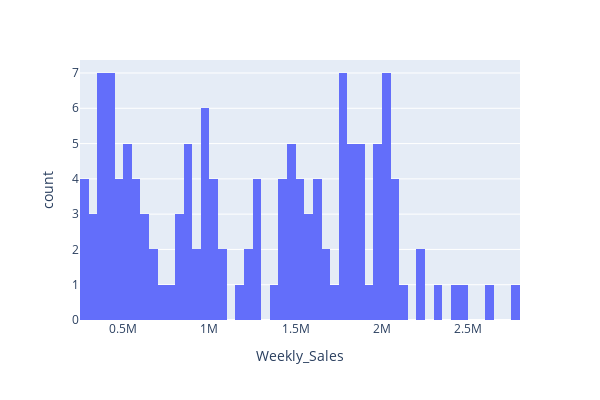

Source (notebook cell):
### Code cell
fig = px.histogram(df,
                   x = 'Weekly_Sales',
                   height=400,
                   width=600,
                   nbins=60)
fig.show()

### Figure 1 — Plotly figure (JSON) as saved in the notebook; plotly's stock layout.template omitted (floating-point values rounded to 4 significant figures; data arrays with more than 128 entries replaced by an {"elided": "..."} marker saying what was removed)
{"data": [{"alignmentgroup": "True", "bingroup": "x", "hovertemplate": "Weekly_Sales=%{x}<br>count=%{y}<extra></extra>", "legendgroup": "", "marker": {"color": "#636efa", "pattern": {"shape": ""}}, "name": "", "nbinsx": 60, "offsetgroup": "", "orientation": "v", "showlegend": false, "type": "histogram", "x": {"elided": "136 float values"}, "xaxis": "x", "yaxis": "y"}], "layout": {"barmode": "relative", "height": 400, "legend": {"tracegroupgap": 0}, "margin": {"t": 60}, "width": 600, "xaxis": {"anchor": "y", "domain": [0, 1], "title": {"text": "Weekly_Sales"}}, "yaxis": {"anchor": "x", "domain": [0, 1], "title": {"text": "count"}}}}
